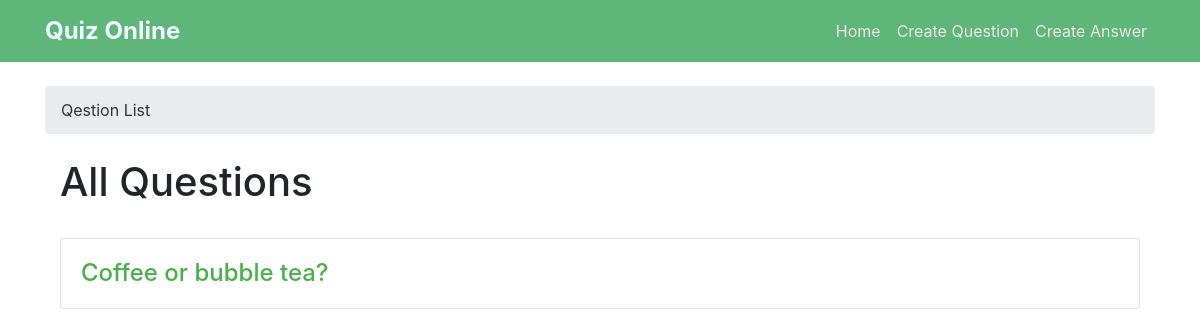
/, run on an earlier commit of the app's database.
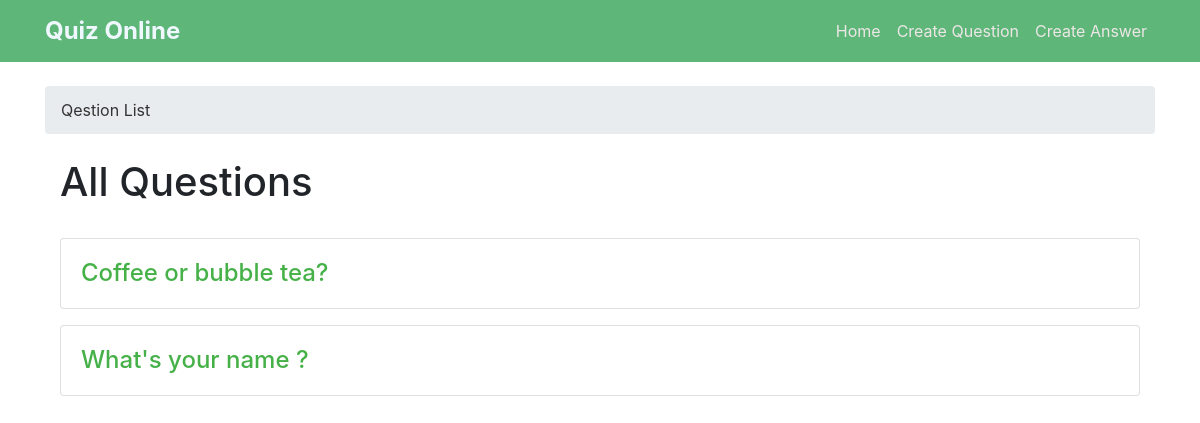
And on a later commit of the database.
### quiz_app/models.py (models this page shows)
class Question(models.Model):
    author = models.ForeignKey(User, on_delete=models.CASCADE)
    question_title = models.CharField(max_length=100)
    content = models.TextField(max_length=1000)
    tags = TaggableManager()
    created_at = models.DateTimeField(default=timezone.now)
    def __str__(self) -> str:
        return self.question_title

### quiz_app/views.py (the view)
# urls.py: path('', Question_List.as_view()),
class Question_List(ListView):
    model = Question
    context_object_name = "question"

### quiz_app/templates/quiz_app/question_list.html (shortened to what this page needs)
{% extends 'base.html' %}
{% block breadcrumb %}
    <li class="breadcrumb-item active">Qestion List</li>
{%endblock%}
{% block content %}
  <div class="container mt-4">
    <h1>All Questions</h1>
    <br>
    {% for q in question %}
    <div class="card mb-3">
      <div class="card-body">
        <a href="{{ q.id }}" class="a">
          <h4 class="card-title">{{ q }}</h4>
        </a>
      </div>
    </div>
    {% endfor %}
  </div>
  {%endblock%}

What changed in the data, as far as the page shows it:
added Question: question_title "What's your name ?"
